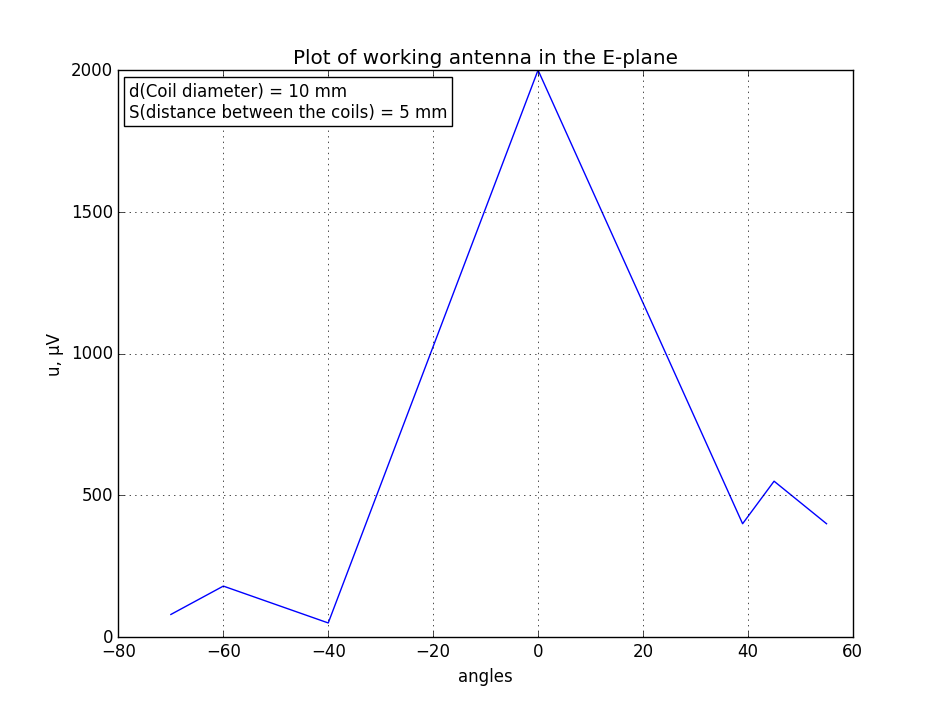

The Python source for this figure:
# Plot of working antenna in the E-plane
# Antenna parameters: 
# d(Coil diameter) = 10 mm, 
# S(distance between the coils) = 5 mm

import matplotlib.pyplot as plt
import numpy as np

angles = np.array([-70, -60, -40, 0, 39, 45, 55])
u = np.array     ([80, 180, 50, 2000, 400, 550, 400])

plt.plot(angles, u)
plt.title("Plot of working antenna in the E-plane")
plt.text(-78, 1840, s="d(Coil diameter) = 10 mm \nS(distance between the coils) = 5 mm", bbox = {"boxstyle":"square", "facecolor":"w"})
plt.xlabel('angles')
plt.ylabel('u, µV')

plt.grid(True)
plt.savefig("work_ant_e.png")
plt.show()